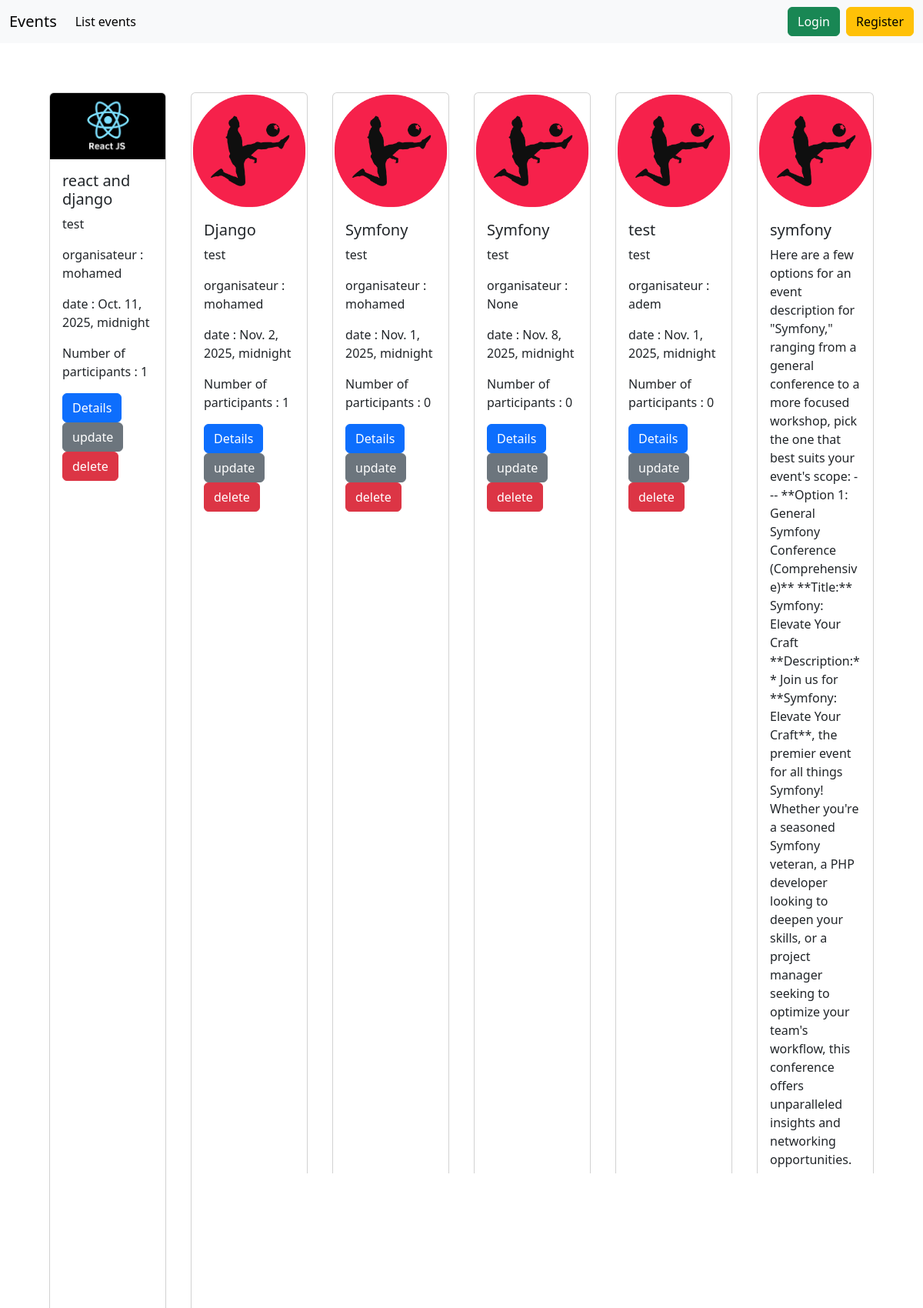
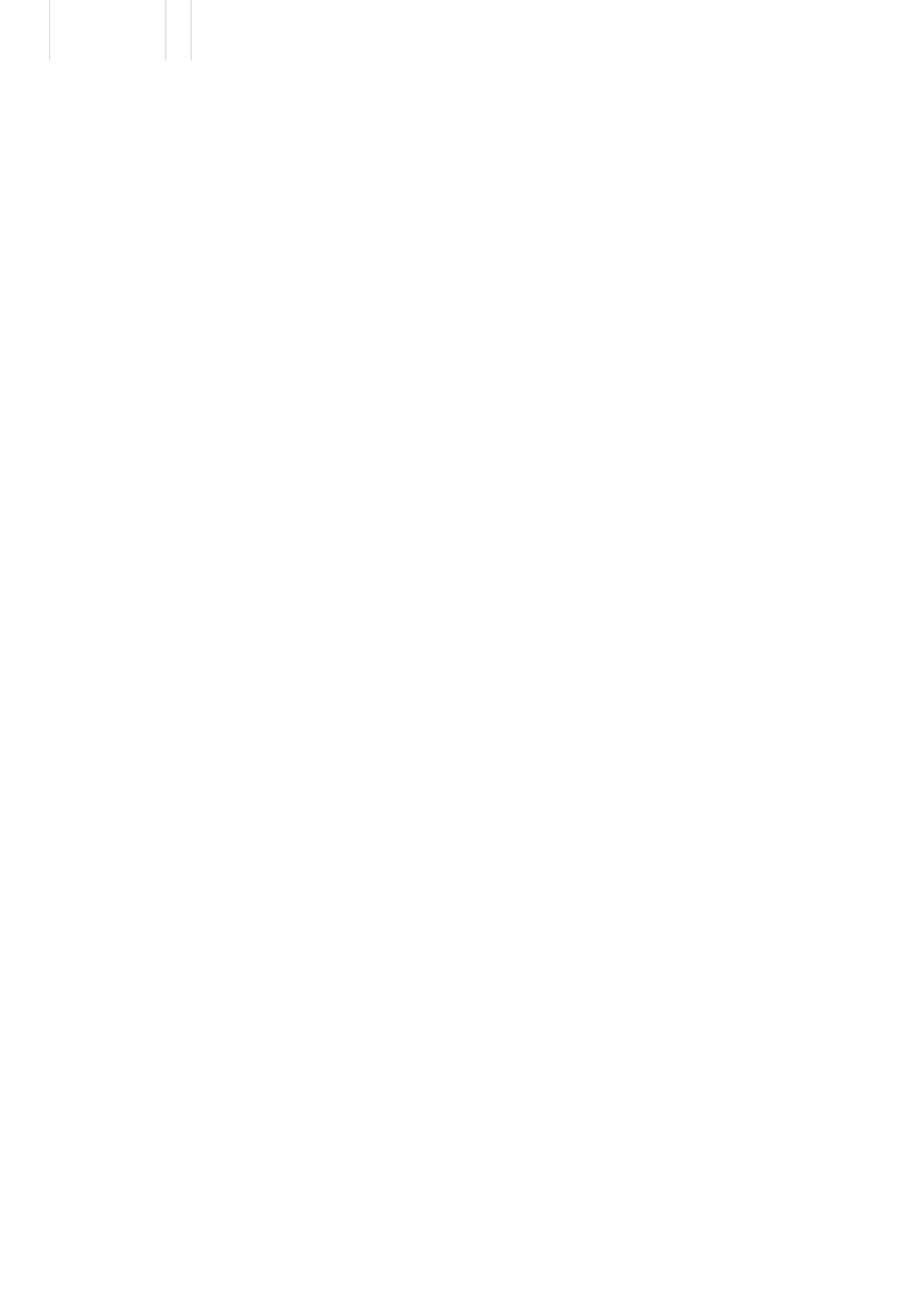
/event/list/ (upper part), run on the app's committed database (2 pictures, top to bottom).
### Event/models.py (models this page shows, shortened)
class Event (models.Model):
    title = models.CharField(max_length=20)
    description = models.TextField()
    image =models.ImageField(upload_to='images')
    category = models.CharField(max_length=20 , choices=category_list)
    state = models.BooleanField(default=True)
    nbr_participants = models.IntegerField(default=0)
    evt_date= models.DateTimeField()
    creation_date= models.DateField(auto_now_add=True)
    updated_date = models.DateField(auto_now=True)
    organisateur = models.ForeignKey(Person, on_delete=models.SET_NULL ,null=True )
    participant= models.ManyToManyField(Person, through="Participation" , related_name="participant")
    class Meta:
        constraints= [
            models.CheckConstraint(check= models.Q(evt_date__gt=datetime.now()), name="Please check event date")
        ]

### Person/models.py (models this page shows)
class Person(AbstractUser):
    cin = models.CharField(max_length=8 , primary_key=True , validators=[validate_cin])
    email = models.EmailField(max_length=20 , validators=[validate_email])
    username = models.CharField(max_length=20 , unique=True)
    USERNAME_FIELD="username"
    class Meta:
        verbose_name="Person"

### Event/views.py (the view)
# urls.py: path('list/', listEvent , name="listEvents"),
def listEvent(request):
    events=  Event.objects.filter(state=True)
    return render(request, 'event/list.html',{'events':events})

### Template/event/list.html
{% extends 'base.html' %}
{% block content %}
<div class="d-flex p-5">
{% for e in events %}
<div class="card m-3" style="width: 18rem;">
  <img src="{{e.image.url}}" class="card-img-top" alt="...">
  <div class="card-body">
    <h5 class="card-title">{{e.title}}</h5>
    <p class="card-text">{{e.description}}</p>
    <p class="card-text">organisateur : {{e.organisateur}}</p>
    <p class="card-text">date : {{e.evt_date}}</p>
    <p class="card-text">Number of participants : {{e.nbr_participants}}</p>
    <a href="{% url 'eventDetails'  e.id  %}" class="btn btn-primary">Details</a>
        <a href="{% url 'updateEvent'  e.id  %}" class="btn btn-secondary">update</a>
                <a href="{% url 'deleteEvent'  e.id  %}" class="btn btn-danger">delete</a>
  </div>
</div>
{% endfor %}
</div>
{% endblock %}

### data on the page
Event: image (picture), title "react and django", description "test", organisateur "mohamed", evt_date "Oct. 11, 2025, midnight", nbr_participants "1"
Event: image (picture), title "Django", description "test", organisateur "mohamed", evt_date "Nov. 2, 2025, midnight", nbr_participants "1"
Event: image (picture), title "Symfony", description "test", organisateur "mohamed", evt_date "Nov. 1, 2025, midnight", nbr_participants "0"
Event: image (picture), title "Symfony", description "test", organisateur "None", evt_date "Nov. 8, 2025, midnight", nbr_participants "0"
Event: image (picture), title "test", description "test", organisateur "adem", evt_date "Nov. 1, 2025, midnight", nbr_participants "0"
Event: image (picture), title "symfony"
